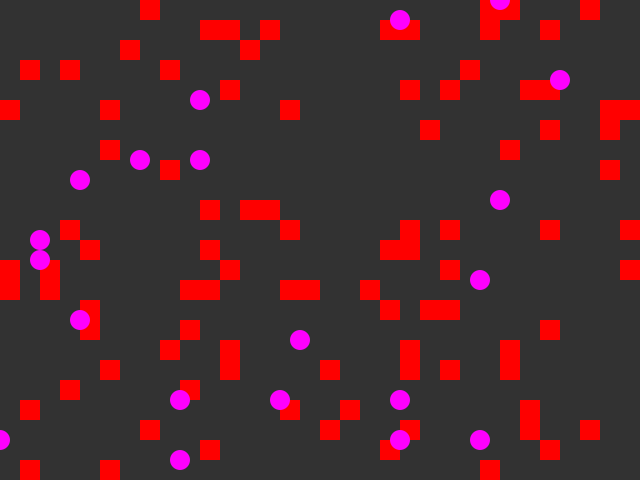
Frame 1 (no input)
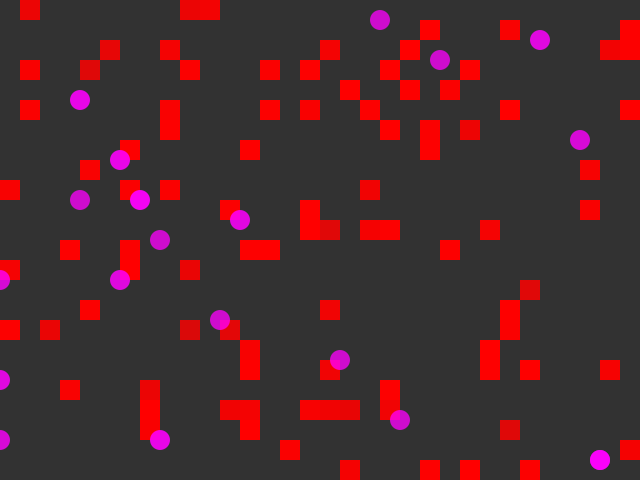
Frame 60 (the mouse pressed at the canvas centre just before this capture)
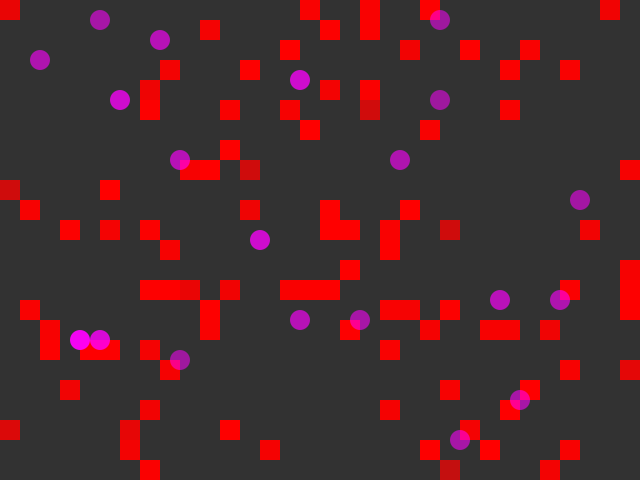
Frame 120 (the mouse held since frame 60 and released just before this capture)

The Processing sketch that drew these frames (run headless with seeded random() and noise(); from frame 60 on, the mouse is pressed at the canvas centre):

// Processing sketch: exercise04
// ── exercise04.pde

// Griddies
// by Pippin Barr
// MODIFIED BY: 
//
// A simple artificial life system on a grid. The "griddies" are squares that move
// around randomly, using energy to do so. They gain energy by overlapping with
// other griddies. If a griddie loses all its energy it dies.

// The size of a single grid element
int gridSize = 20;
// An array storing all the griddies
Griddie[] griddies = new Griddie[100];
Enemy[] enemies = new Enemy[20];

// setup()
//
// Set up the window and the griddies

void setup() {
  // Set up the window size and framerate (lower so we can watch easier)
  size(640, 480);
  frameRate(10);

  // QUESTION: What does this for loop do?

  //Spawns new griddies anywhere inside the grid so they don't exceed screen size.
  //Keeps spawning them until they reach the 'length' value, 100.
  for (int i = 0; i < griddies.length; i++) {
    int x = floor(random(0, width/gridSize));
    int y = floor(random(0, height/gridSize));
    griddies[i] = new Griddie(x * gridSize, y * gridSize, gridSize);
  }

  for (int i = 0; i < enemies.length; i++) {
    int x = floor(random(0, width/gridSize));
    int y = floor(random(0, height/gridSize));
    enemies[i] = new Enemy(x * gridSize, y * gridSize, gridSize);
  }
}

// draw()
//
// Update all the griddies, check for collisions between them, display them.

void draw() {
  background(50);

  // We need to loop through all the griddies one by one
  for (int i = 0; i < griddies.length; i++) {

    // Update the griddies
    griddies[i].update();

    // Now go through all the griddies a second time...
    for (int j = 0; j < griddies.length; j++) {
      // QUESTION: What is this if-statement for?

      //This if-statement checks on the second run through to see if any of the griddies
      //have overlapped with each other. 
      if (j != i) {
        // QUESTION: What does this line check?

        //In the case that the griddies have overlapped, this adjusts their energy levels accordingly.
        griddies[i].collide(griddies[j]);
      }
    }

    // Display the griddies
    griddies[i].display();
  }
  
  for (int i = 0; i < enemies.length; i++) {

    // Update the enemies
    enemies[i].update();

    // Now go through all the enemies a second time...
    for (int j = 0; j < enemies.length; j++) {

      if (j != i) {

        enemies[i].collide(enemies[j]);
      }
    }

    // Display the griddies
    enemies[i].display();
  }
}
// ── Enemies.pde
// Enemy
//
// A class defining the behaviour of a single Enemy
// which can move randomly in the window (within the grid),
// loses energy per move, and gains energy from overlapping
// with another Enemy.

class Enemy {
  // Limits for energy level and gains/losses
  int maxEnergy = 255;
  int moveEnergy = -1;
  int collideEnergy = 10;

  // Position, size, energy, and fill color
  int x;
  int y;
  int size;
  int energy;
  color fill = color(255, 0, 255);

  // Enemy(tempX, tempY, tempSize)
  //
  // Set up the Enemy with the specified location and size
  // Initialise energy to the maximum
  Enemy(int tempX, int tempY, int tempSize) {
    x = tempX;
    y = tempY;
    size = tempSize;
    energy = maxEnergy;
  }

  // update()
  //
  // Move the Enemy and update its energy levels
  void update() {

    // QUESTION: What is this if-statement for?

    //This if statements returns if the Enemy energy has reached 0, 'killing' it
    if (energy == 0) {
      return;
    }

    // QUESTION: How does the Enemy movement updating work?

    //'floor' rounds the random value down so the Enemy can only move one block
    //at a time in any adjacent space. the 'size' ensures that the Enemys move around 
    //neatly in an invisible grid and so they can overlap properly. 
    int xMoveType = floor(random(-1, 2));
    int yMoveType = floor(random(-1, 2));
    x += size * xMoveType;
    y += size * yMoveType;

    // QUESTION: What are these if statements doing?

    // If any Enemys go off a side of the screen these if statements
    // tell them to wrap around to the other side so they can keep moving. 
    if (x < 0) {
      x += width;
    } else if (x >= width) {
      x -= width;
    }
    if (y < 0) {
      y += height;
    } else if (y >= height) {
      y -= height;
    }

    // Update the Enemy's energy
    // Note that moveEnergy is negative, so this _loses_ energy
    energy += moveEnergy;

    // Constrain the Enemys energy level to be within the defined bounds
    energy = constrain(energy, 0, maxEnergy);
  }

  // collide(other)
  //
  // Checks for collision with the other Enemy
  // and updates energy level

  void collide(Enemy other) {
    // QUESTION: What is this if-statement for?

    //Checks if either the Enemy or the one it's overlapping
    //has reached an energy level of 0, 'killing' them. Putting it first 
    //gives it priority over gaining energy.
    if (energy == 0 || other.energy == 0) {
      return;
    }

    // QUESTION: What does this if-statement check?

    //This if-statement checks if two Enemys are occupying the same space
    //If they are, this increases their energy levels.
    if (x == other.x && y == other.y) {
      // Increase this Enemy's energy
      energy += collideEnergy;
      // Constrain the energy level to be within bounds
      energy = constrain(energy, 0, maxEnergy);
    }
  }

  // display()
  //
  // Draw the Enemy on the screen as a rectangle
  void display() {
    // QUESTION: What does this fill line do?

    //This changes opacity depending on the Enemy's energy level. 
    //full opacity = full energy
    fill(fill, energy); 
    noStroke();
    ellipse(x, y, size, size);
  }
}
// ── Griddie.pde
// Griddie
//
// A class defining the behaviour of a single Griddie
// which can move randomly in the window (within the grid),
// loses energy per move, and gains energy from overlapping
// with another Griddie.

class Griddie {
  // Limits for energy level and gains/losses
  int maxEnergy = 255;
  int moveEnergy = -1;
  int collideEnergy = 10;
  
  // Position, size, energy, and fill color
  int x;
  int y;
  int size;
  int energy;
  color fill = color(255,0,0);

  // Griddie(tempX, tempY, tempSize)
  //
  // Set up the Griddie with the specified location and size
  // Initialise energy to the maximum
  Griddie(int tempX, int tempY, int tempSize) {
    x = tempX;
    y = tempY;
    size = tempSize;
    energy = maxEnergy;
  }

  // update()
  //
  // Move the Griddie and update its energy levels
  void update() {
    
    // QUESTION: What is this if-statement for?
    
    //This if statements returns if the Griddie energy has reached 0, 'killing' it
    if (energy == 0) {
      return;
    }
    
    // QUESTION: How does the Griddie movement updating work?
    
    //'floor' rounds the random value down so the griddie can only move one block
    //at a time in any adjacent space. the 'size' ensures that the griddies move around 
    //neatly in an invisible grid and so they can overlap properly. 
    int xMoveType = floor(random(-1,2));
    int yMoveType = floor(random(-1,2));
    x += size * xMoveType;
    y += size * yMoveType;
    
    // QUESTION: What are these if statements doing?
  
    // If any Griddies go off a side of the screen these if statements
    // tell them to wrap around to the other side so they can keep moving. 
    if (x < 0) {
      x += width;
    }
    else if (x >= width) {
      x -= width;
    }
    if (y < 0) {
      y += height;
    }
    else if (y >= height) {
      y -= height;
    }

    // Update the Griddie's energy
    // Note that moveEnergy is negative, so this _loses_ energy
    energy += moveEnergy;
    
    // Constrain the Griddies energy level to be within the defined bounds
    energy = constrain(energy,0,maxEnergy);
  }

  // collide(other)
  //
  // Checks for collision with the other Griddie
  // and updates energy level
  
  void collide(Griddie other) {
    // QUESTION: What is this if-statement for?
    
    //Checks if either the griddie or the one it's overlapping
    //has reached an energy level of 0, 'killing' them. Putting it first 
    //gives it priority over gaining energy.
    if (energy == 0 || other.energy == 0) {
      return;
    }
    
    // QUESTION: What does this if-statement check?
    
    //This if-statement checks if two griddies are occupying the same space
    //If they are, this increases their energy levels.
    if (x == other.x && y == other.y) {
      // Increase this Griddie's energy
      energy += collideEnergy;
      // Constrain the energy level to be within bounds
      energy = constrain(energy,0,maxEnergy);
    }
    
    if (x == other.x && y == other.y) {
      // Increase this Griddie's energy
      energy += collideEnergy;
      // Constrain the energy level to be within bounds
      energy = constrain(energy,0,maxEnergy);
    }
    
  }

  // display()
  //
  // Draw the Griddie on the screen as a rectangle
  void display() {
    // QUESTION: What does this fill line do?
    
    //This changes opacity depending on the griddie's energy level. 
    //full opacity = full energy
    fill(fill, energy); 
    noStroke();
    rect(x, y, size, size);
  }
}
